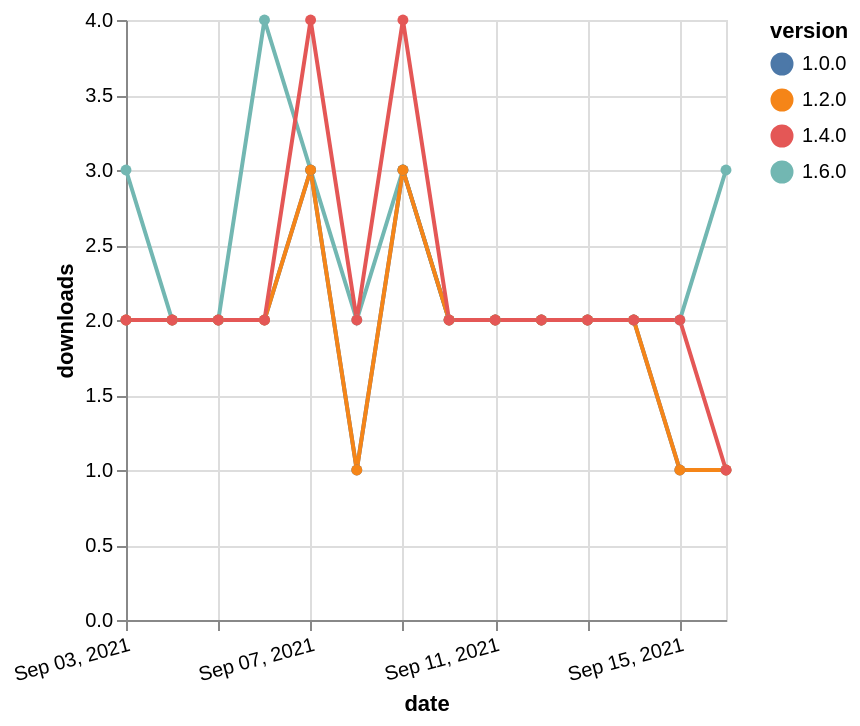

Express this chart as Vega-Lite.
### Vega-Lite specification from a JSON file in a GitHub repository (floating-point values rounded to 4 significant figures)
{"$schema": "https://vega.github.io/schema/vega-lite/v5.json", "description": "A simple bar chart with embedded data.", "data": {"values": [{"date": "2021-09-03", "total": 230, "delta": 3, "version": "1.6.0"}, {"date": "2021-09-04", "total": 232, "delta": 2, "version": "1.6.0"}, {"date": "2021-09-05", "total": 234, "delta": 2, "version": "1.6.0"}, {"date": "2021-09-06", "total": 238, "delta": 4, "version": "1.6.0"}, {"date": "2021-09-07", "total": 241, "delta": 3, "version": "1.6.0"}, {"date": "2021-09-08", "total": 243, "delta": 2, "version": "1.6.0"}, {"date": "2021-09-09", "total": 246, "delta": 3, "version": "1.6.0"}, {"date": "2021-09-10", "total": 248, "delta": 2, "version": "1.6.0"}, {"date": "2021-09-11", "total": 250, "delta": 2, "version": "1.6.0"}, {"date": "2021-09-12", "total": 252, "delta": 2, "version": "1.6.0"}, {"date": "2021-09-13", "total": 254, "delta": 2, "version": "1.6.0"}, {"date": "2021-09-14", "total": 256, "delta": 2, "version": "1.6.0"}, {"date": "2021-09-15", "total": 258, "delta": 2, "version": "1.6.0"}, {"date": "2021-09-16", "total": 261, "delta": 3, "version": "1.6.0"}, {"date": "2021-09-03", "total": 1471, "delta": 2, "version": "1.0.0"}, {"date": "2021-09-04", "total": 1473, "delta": 2, "version": "1.0.0"}, {"date": "2021-09-05", "total": 1475, "delta": 2, "version": "1.0.0"}, {"date": "2021-09-06", "total": 1477, "delta": 2, "version": "1.0.0"}, {"date": "2021-09-07", "total": 1480, "delta": 3, "version": "1.0.0"}, {"date": "2021-09-08", "total": 1481, "delta": 1, "version": "1.0.0"}, {"date": "2021-09-09", "total": 1484, "delta": 3, "version": "1.0.0"}, {"date": "2021-09-10", "total": 1486, "delta": 2, "version": "1.0.0"}, {"date": "2021-09-11", "total": 1488, "delta": 2, "version": "1.0.0"}, {"date": "2021-09-12", "total": 1490, "delta": 2, "version": "1.0.0"}, {"date": "2021-09-13", "total": 1492, "delta": 2, "version": "1.0.0"}, {"date": "2021-09-14", "total": 1494, "delta": 2, "version": "1.0.0"}, {"date": "2021-09-15", "total": 1495, "delta": 1, "version": "1.0.0"}, {"date": "2021-09-16", "total": 1496, "delta": 1, "version": "1.0.0"}, {"date": "2021-09-03", "total": 1016, "delta": 2, "version": "1.2.0"}, {"date": "2021-09-04", "total": 1018, "delta": 2, "version": "1.2.0"}, {"date": "2021-09-05", "total": 1020, "delta": 2, "version": "1.2.0"}, {"date": "2021-09-06", "total": 1022, "delta": 2, "version": "1.2.0"}, {"date": "2021-09-07", "total": 1025, "delta": 3, "version": "1.2.0"}, {"date": "2021-09-08", "total": 1026, "delta": 1, "version": "1.2.0"}, {"date": "2021-09-09", "total": 1029, "delta": 3, "version": "1.2.0"}, {"date": "2021-09-10", "total": 1031, "delta": 2, "version": "1.2.0"}, {"date": "2021-09-11", "total": 1033, "delta": 2, "version": "1.2.0"}, {"date": "2021-09-12", "total": 1035, "delta": 2, "version": "1.2.0"}, {"date": "2021-09-13", "total": 1037, "delta": 2, "version": "1.2.0"}, {"date": "2021-09-14", "total": 1039, "delta": 2, "version": "1.2.0"}, {"date": "2021-09-15", "total": 1040, "delta": 1, "version": "1.2.0"}, {"date": "2021-09-16", "total": 1041, "delta": 1, "version": "1.2.0"}, {"date": "2021-09-03", "total": 713, "delta": 2, "version": "1.4.0"}, {"date": "2021-09-04", "total": 715, "delta": 2, "version": "1.4.0"}, {"date": "2021-09-05", "total": 717, "delta": 2, "version": "1.4.0"}, {"date": "2021-09-06", "total": 719, "delta": 2, "version": "1.4.0"}, {"date": "2021-09-07", "total": 723, "delta": 4, "version": "1.4.0"}, {"date": "2021-09-08", "total": 725, "delta": 2, "version": "1.4.0"}, {"date": "2021-09-09", "total": 729, "delta": 4, "version": "1.4.0"}, {"date": "2021-09-10", "total": 731, "delta": 2, "version": "1.4.0"}, {"date": "2021-09-11", "total": 733, "delta": 2, "version": "1.4.0"}, {"date": "2021-09-12", "total": 735, "delta": 2, "version": "1.4.0"}, {"date": "2021-09-13", "total": 737, "delta": 2, "version": "1.4.0"}, {"date": "2021-09-14", "total": 739, "delta": 2, "version": "1.4.0"}, {"date": "2021-09-15", "total": 741, "delta": 2, "version": "1.4.0"}, {"date": "2021-09-16", "total": 742, "delta": 1, "version": "1.4.0"}]}, "width": "container", "mark": {"type": "line", "point": {"filled": true}}, "encoding": {"x": {"field": "date", "type": "temporal", "timeUnit": "yearmonthdate", "title": "date", "axis": {"labelAngle": -15}}, "y": {"field": "delta", "type": "quantitative", "title": "downloads"}, "color": {"field": "version", "type": "nominal"}, "tooltip": {"field": "delta"}}}
